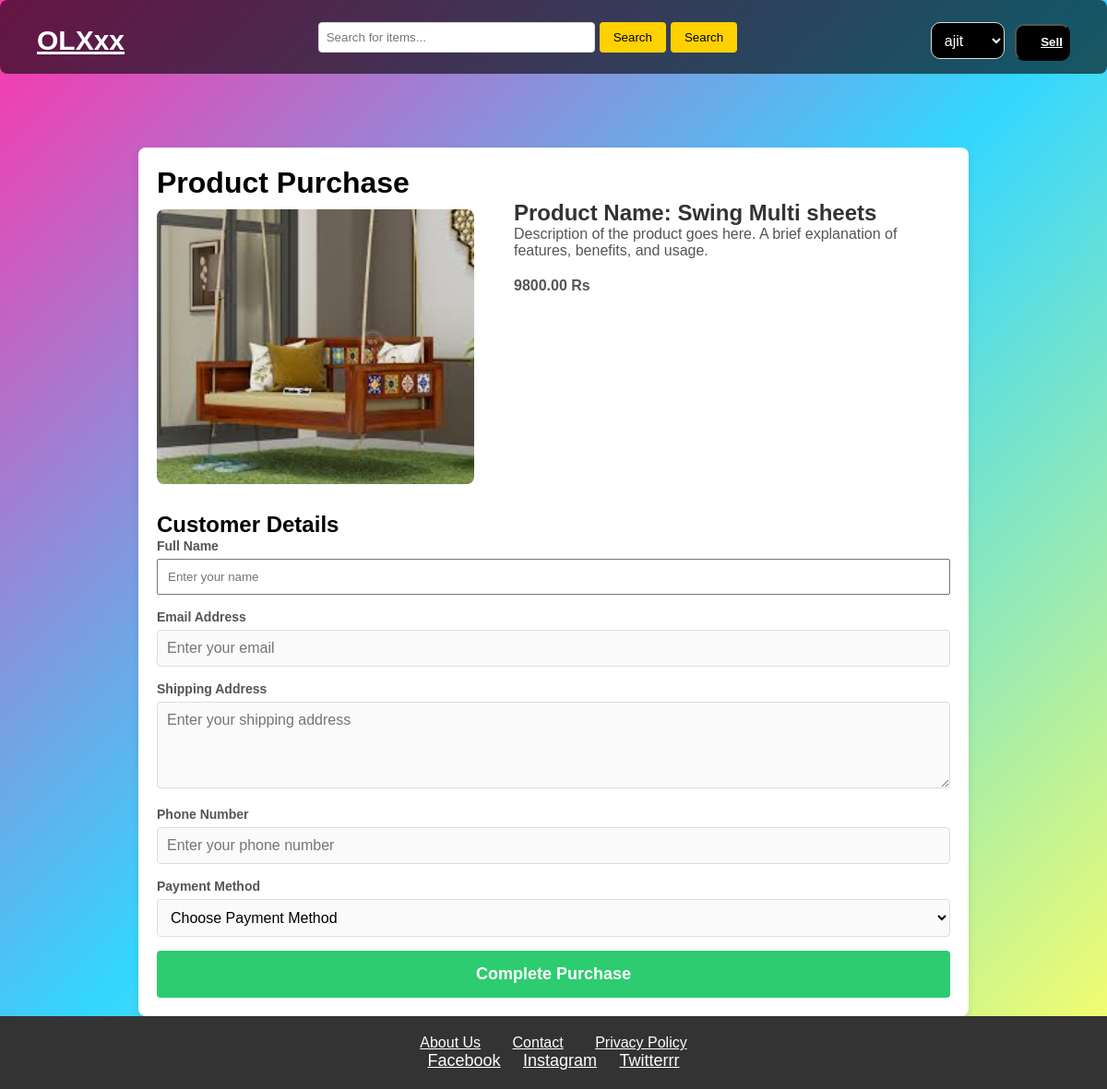
Page /byu/39 (signed in) on the committed database.
### olxapp/models.py (models this page shows, shortened)
class Product(models.Model):
    user=models.ForeignKey(User,on_delete=models.CASCADE)
    name = models.CharField(max_length=100)# For the name of the product
    price = models.DecimalField(max_digits=10, decimal_places=2)  # Price of the product
    image = models.ImageField(upload_to='images/')  # Image field for uploading images
    address = models.CharField(max_length=255)
    contact_no=models.IntegerField(max_length=10)
    type=models.CharField(choices=type,max_length=20)

### olxapp/views.py (the view)
# urls.py: path('byu/<int:id>',views.buy,name='buy'),
@login_required(login_url='mylogin')
def buy(request,id):
    product=Product.objects.filter(id=id)
    return render(request,'customerdetail.html',{'product':product})

### myolx/templates/customerdetail.html (shortened to what this page needs)
{% extends 'base.html' %}
{% block content %}
    <div class="container">
        {% for x in product %}
        <h1>Product Purchase</h1>
        <div class="product-details">
            <img src="/media/{{x.image}}" alt="Product" class="product-img" style="margin-top: 10px;" >
            <div class="product-info">
                <h2>Product Name: {{x.name}}</h2>
                <p>Description of the product goes here. A brief explanation of features, benefits, and usage.</p>
                <p class="price">{{x.price}} Rs </p>
            </div>
        </div>
        <form class="purchase-form" action="{% url 'ordered' %}" method="post">
            <h2>Customer Details</h2>
            <div class="form-group">
                <label for="name">Full Name</label>
                <input type="text" id="name" name="name" placeholder="Enter your name" required style="width: 100%; padding: 10px;
        margin-top: 5px;">
            </div>
            <div class="form-group">
                <label for="email">Email Address</label>
                <input type="email" id="email" name="email" placeholder="Enter your email" required>
            </div>
            <div class="form-group">
                <label for="address">Shipping Address</label>
                <textarea id="address" name="address" rows="4" placeholder="Enter your shipping address" required></textarea>
            </div>
            <div class="form-group">
                <label for="phone">Phone Number</label>
                <input type="tel" id="phone" name="phone" placeholder="Enter your phone number" required>
            </div>
            <div class="form-group">
                <label for="payment">Payment Method</label>
                <select id="payment" name="payment" required>
                    <option value="">Choose Payment Method</option>
                </select>
            </div>
            <button type="submit" class="submit-btn">Complete Purchase</button>
        </form>
        {% endfor %}
    </div>
    {% endblock %}

### myolx/templates/base.html (shortened to what this page needs)
<!DOCTYPE html>
<html lang="en">
<head>
</head>
<body>
 <header>
    <nav class="navbar">
        <div class="logo">
            <a href="/">OLXxx</a>
        </div>
        <form action="{% url 'search' %}" method="post">
        <div class="search-bar" style="display: flex; justify-content: left;">
            <input type="text" placeholder="Search for items..." name="search">
            <button style="margin-left: 5px;">Search</button>
             <button style="margin-left: 5px;">Search</button>
        </div>
    </form>
        <div class="user-actions">
            {% if request.user.is_authenticated %}
                <select id="dropdown" name="dropdown" style="background-color: black; height: 40px; border-radius: 10px; color: white; width: 80px;" onchange="window.location.href=this.value;">
                    <option value="option1">{{request.user}}</option>
                </select>
            <button style="background-color: black;height: 40px; border-radius: 10px; width: 60px;"><a href="{% url 'sellform' %}">Sell  </a></button>
        </div>
        {% endif %}
    </nav>
 </header>
{% block content %}
{% endblock %}
<footer style='background: linear-gradient(135deg, rgba(255, 0, 150, 0.8)'>
    <div class="footer-links">
        <a href="/about">About Us</a>
        <a href="/contact">Contact</a>
        <a href="/privacy-policy">Privacy Policy</a>
    </div>
    <div class="social-media">
        <a href="#">Facebook</a>
        <a href="#">Instagram</a>
        <a href="#">Twitterrr</a>
    </div>
</footer>
</body>
</html>

### myolx/templates/base.html (style rules this page uses)
* { margin: 0; padding: 0; box-sizing: border-box; font-family: 'Poppins', sans-serif; }
body { width: 100%; background: linear-gradient(135deg, rgba(255, 0, 150, 0.8), rgba(0, 204, 255, 0.8), rgba(255, 255, 0, 0.6)); min-height: 350px; }
header { background-color: #19c0dd; padding: 10px 0; }
.navbar { display: flex; justify-content: space-between; align-items: center; padding: 0 20px; height: 40px; }
.navbar .logo a { font-size: 30px; color: white; font-weight: bold; }
.search-bar input { padding: 8px; width: 300px; border-radius: 4px; border: 1px solid #ddd; }
.search-bar button { padding: 8px 15px; background-color: #ffd100; border: none; border-radius: 4px; cursor: pointer; }
.user-actions a { color: white; margin-left: 20px; font-weight: bold; }
footer { background-color: #333; color: white; padding: 20px; text-align: center; margin }
.footer-links a { color: white; margin: 0 15px; font-size: 16px; }
.social-media a { color: white; margin: 0 10px; font-size: 18px; }
.footer-links a { color: white; margin: 0px 15px ; font-size: 16px; }

### myolx/templates/customerdetail.html (style rules this page uses)
header { background-color: rgba(0, 0, 0, 0.6); color: white; padding: 20px; width: 100%; text-align: center; font-size: 2.5rem; margin-bottom: 20px; border-radius: 8px; }
.container { width: 80%; max-width: 900px; margin: 0 auto; margin-top: 80px; background-color: #fff; padding: 20px; border-radius: 8px; box-shadow: 0 4px 8px rgba(0, 0, 0, 0.1); }
.product-details { display: flex; justify-content: space-between; margin-bottom: 30px; }
.product-img { width: 40%; border-radius: 8px; }
.product-info { width: 55%; }
.product-info h2 { font-size: 24px; color: #333; }
.product-info p { font-size: 16px; color: #555; }
.price { font-size: 22px; font-weight: bold; color: #2ecc71; margin-top: 20px; }
.purchase-form { display: flex; flex-direction: column; }
.form-group { margin-bottom: 15px; }
label { font-size: 14px; font-weight: bold; color: #555; }
input[type="email"], input[type="tel"], textarea, select { width: 100%; padding: 10px; margin-top: 5px; font-size: 16px; border: 1px solid #ddd; border-radius: 4px; background-color: #fafafa; }
textarea { resize: vertical; }
button.submit-btn { background-color: #2ecc71; color: white; border: none; padding: 15px; font-size: 18px; font-weight: bold; cursor: pointer; border-radius: 4px; transition: background-color 0.3s ease; }

### rows in the picture
Product: image (picture), name "Swing Multi sheets", price "9800.00"
